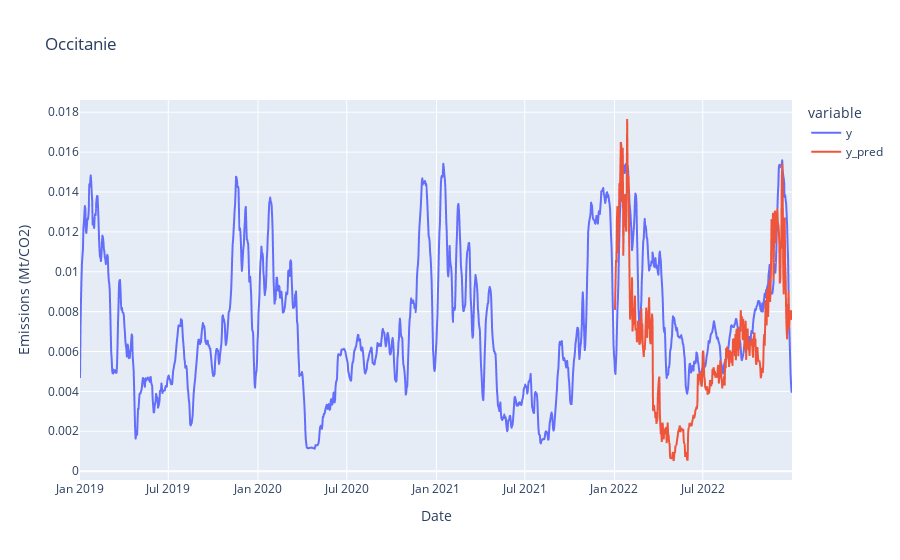

Source (notebook cell):
### Code cell
# Plot for the region `reg`
REGIONS = np.unique(df_carbon['Region'])
reg = REGIONS[8]

output_df[output_df['Region'] == reg].drop(columns='Region').set_index('Date').plot(title=reg).update_layout(
    xaxis_title="Date", yaxis_title="Emissions (Mt/CO2)"
)

### Figure 1 — Plotly figure (JSON) as saved in the notebook; plotly's stock layout.template omitted (floating-point values rounded to 4 significant figures; data arrays with more than 128 entries replaced by an {"elided": "..."} marker saying what was removed)
{"data": [{"hovertemplate": "variable=y<br>Date=%{x}<br>value=%{y}<extra></extra>", "legendgroup": "y", "line": {"color": "#636efa", "dash": "solid"}, "marker": {"symbol": "circle"}, "mode": "lines", "name": "y", "showlegend": true, "type": "scattergl", "x": {"elided": "1461 str values"}, "xaxis": "x", "y": {"elided": "1461 float values"}, "yaxis": "y"}, {"hovertemplate": "variable=y_pred<br>Date=%{x}<br>value=%{y}<extra></extra>", "legendgroup": "y_pred", "line": {"color": "#EF553B", "dash": "solid"}, "marker": {"symbol": "circle"}, "mode": "lines", "name": "y_pred", "showlegend": true, "type": "scattergl", "x": {"elided": "1461 str values"}, "xaxis": "x", "y": {"elided": "1461 float values"}, "yaxis": "y"}], "layout": {"legend": {"title": {"text": "variable"}, "tracegroupgap": 0}, "title": {"text": "Occitanie"}, "xaxis": {"anchor": "y", "domain": [0, 1], "title": {"text": "Date"}}, "yaxis": {"anchor": "x", "domain": [0, 1], "title": {"text": "Emissions (Mt/CO2)"}}}}
